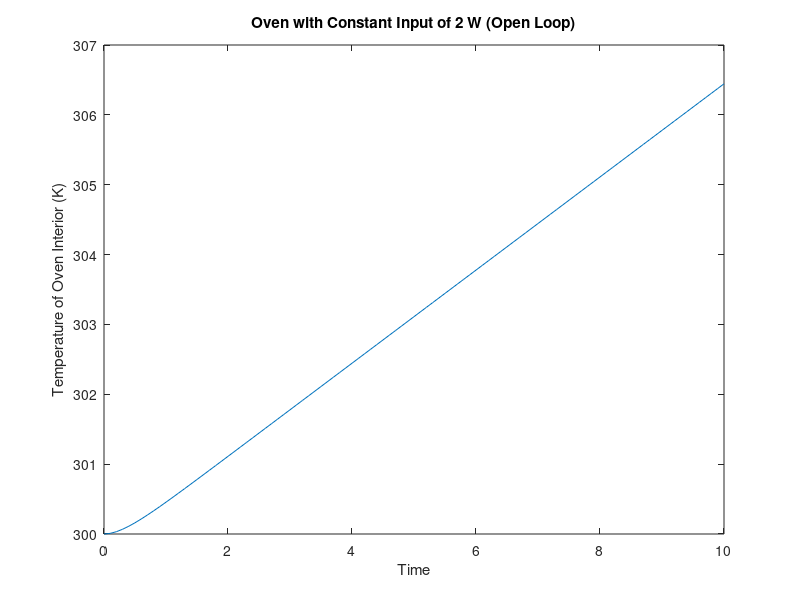
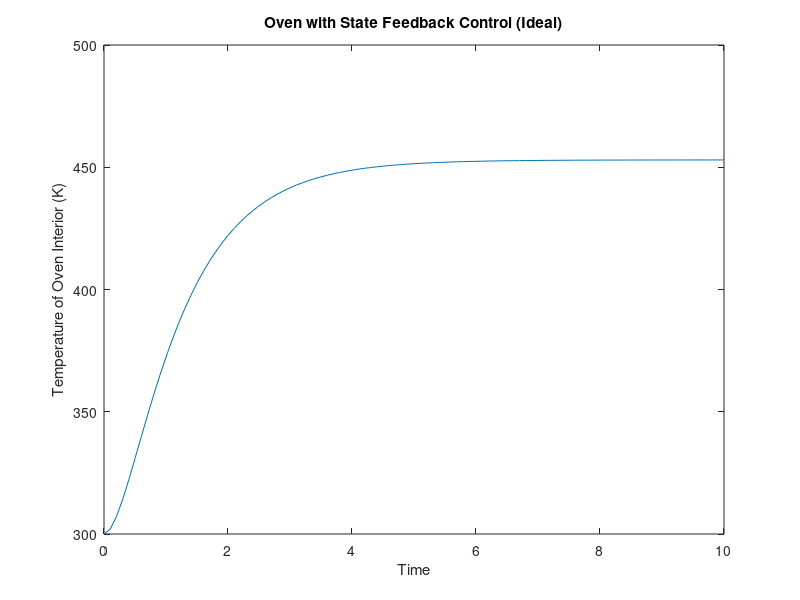

The MATLAB script that drew these images, in order:
clear all;
close all;

t = 0:0.1:10;

% Our plant (electrically heated oven)
A = [-2 2; 1 -1];
B = [1; 0];
C = [0 1];
D = 0;
plant = ss(A,B,C,D);

% Initial conditions
T0 = 300; % in Kelvin
x10 = 0 ; x20 = 0;
ICs = [x10+T0; x20+T0]; % initial conditions for T1 and T2

%% Simulate open-loop plant with a fixed control input of 2 watts
% (recap from Week 7)
u_const = 2;
u = u_const*ones(size(t));
[y_ol,tOut1,x_ol] = lsim(plant,u,t,ICs); % computes the simulated time response
figure
plot(tOut1,y_ol);
title('Oven with Constant Input of 2 W (Open Loop)');
ylabel('Temperature of Oven Interior (K)');
xlabel('Time');

% Reference input
r_const = 453; % in Kelvin; i.e., approx. 180 degree Celsius

% Setup: Control via state feedback
% Earlier today, we chose the closed-loop eigenvalues
eigvals = [-1 -3];
% We can use these closed-loop eigenvalues to get state feedback gains K
K = place(A,B,eigvals)
% We can then derive the reference gain kr
kr = 1/(-C/(A-B*K)*B)

%% Simulate closed-loop system with state feedback control
r = r_const.*ones(size(t));
sys_stfb = ss(A-B*K,B*kr,C-D*K,D*kr);
[y_stfb,tOut2,x_stfb] = lsim(sys_stfb,r,t,ICs);
figure
plot(tOut2,y_stfb);
title('Oven with State Feedback Control (Ideal)');
ylabel('Temperature of Oven Interior (K)');
xlabel('Time');
